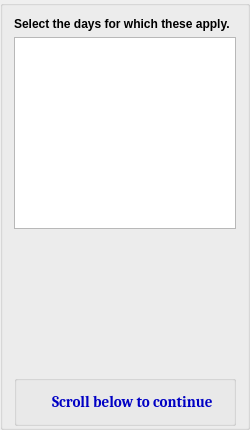
                   <widget class="QGroupBox" name="groupBox_11">
                    <property name="maximumSize">
                     <size>
                      <width>250</width>
                      <height>16777215</height>
                     </size>
                    </property>
                    <property name="title">
                     <string/>
                    </property>
                    <layout class="QVBoxLayout" name="verticalLayout_43">
                     <property name="bottomMargin">
                      <number>1</number>
                     </property>
                     <item>
                      <widget class="QLabel" name="label_110">
                       <property name="font">
                        <font>
                         <weight>75</weight>
                         <bold>true</bold>
                        </font>
                       </property>
                       <property name="text">
                        <string>Select the days for which these apply.</string>
                       </property>
                      </widget>
                     </item>
                     <item>
                      <widget class="QListWidget" name="listWidget">
                       <property name="maximumSize">
                        <size>
                         <width>16777215</width>
                         <height>230</height>
                        </size>
                       </property>
                      </widget>
                     </item>
                     <item>
                      <spacer name="verticalSpacer_8">
                       <property name="orientation">
                        <enum>Qt::Vertical</enum>
                       </property>
                       <property name="sizeType">
                        <enum>QSizePolicy::Fixed</enum>
                       </property>
                       <property name="sizeHint" stdset="0">
                        <size>
                         <width>20</width>
                         <height>140</height>
                        </size>
                       </property>
                      </spacer>
                     </item>
                     <item>
                      <widget class="QGroupBox" name="groupBox_64">
                       <property name="title">
                        <string/>
                       </property>
                       <layout class="QHBoxLayout" name="horizontalLayout_22">
                        <property name="spacing">
                         <number>3</number>
                        </property>
                        <property name="leftMargin">
                         <number>20</number>
                        </property>
                        <property name="topMargin">
                         <number>12</number>
                        </property>
                        <property name="rightMargin">
                         <number>20</number>
                        </property>
                        <property name="bottomMargin">
                         <number>12</number>
                        </property>
                        <item>
                         <widget class="QLabel" name="label_113">
                          <property name="text">
                           <string/>
                          </property>
                          <property name="pixmap">
                           <pixmap>../Icons folder/icons-shadowless/arrow-270-medium.png</pixmap>
                          </property>
                          <property name="scaledContents">
                           <bool>false</bool>
                          </property>
                          <property name="alignment">
                           <set>Qt::AlignCenter</set>
                          </property>
                         </widget>
                        </item>
                        <item>
                         <widget class="QLabel" name="label_112">
                          <property name="styleSheet">
                           <string notr="true">color:#0000c4;
font-size:11pt;
font-weight:bold;
font-family:cambria;</string>
                          </property>
                          <property name="text">
                           <string>Scroll below to continue</string>
                          </property>
                         </widget>
                        </item>
                       </layout>
                      </widget>
                     </item>
                    </layout>
                   </widget>
